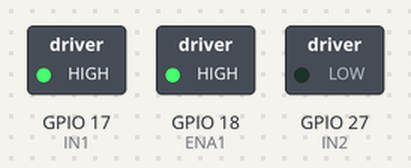
A program run on a simulated Raspberry Pi (BCM pin numbers). Parts: switched loads named in the program (green lamp = pin HIGH).

Above: at 2.5 s.
At 7.5 s:
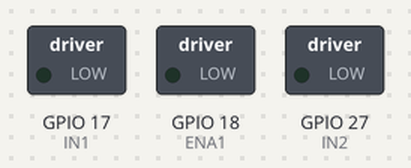
At 12.5 s:
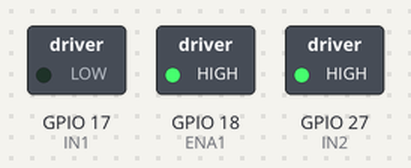
Timing chart, 0 to 19.5 s (numbered marks = the images above):
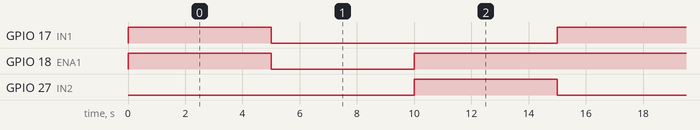

The program:

Motor.py
```python
import RPi.GPIO as GPIO
import time

IN1 = 17
IN2 = 27
ENA1 = 18

GPIO.setmode(GPIO.BCM)
GPIO.setup([IN1, IN2, ENA1], GPIO.OUT)


try:
    while True:
        GPIO.output(ENA1, GPIO.HIGH)
        GPIO.output(IN1, GPIO.HIGH)
        GPIO.output(IN2, GPIO.LOW)

        time.sleep(5)

        GPIO.output(ENA1, GPIO.LOW)
        GPIO.output(IN1, GPIO.LOW)

        time.sleep(5)

        GPIO.output(ENA1, GPIO.HIGH)
        GPIO.output(IN2, GPIO.HIGH)
        GPIO.output(IN1, GPIO.LOW)

        time.sleep(5)

except KeyboardInterrupt:
    GPIO.cleanup()
```

Measured:
- by itself, GPIO 17 (IN1), GPIO 27 (IN2): alternates HIGH for 5.0 s and LOW for 10.0 s
- by itself, GPIO 18 (ENA1): repeats every 15.0 s: LOW 5.0 s, HIGH 10.0 s
- by itself, everything shown: repeats every 15.0 s, in 3 steps
